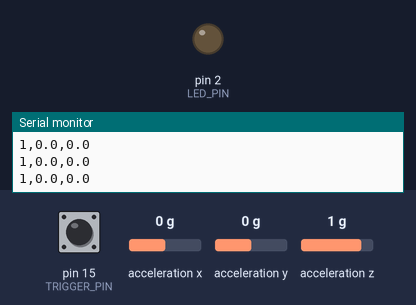
Bench run of a sketch on a simulated Arduino Uno, built with avr-gcc and run on an emulated ATmega328P. Parts: output pins drawn as LEDs (lit = HIGH), the last lines printed to the serial monitor. Wiring (inferred from the names in the program): MPU-6050 motion sensor at I2C address 0x68. Dashed ring = blinking. The test bench sets the inputs (shaded band); at power-on: pin 15 (TRIGGER_PIN) HIGH, acceleration x 0 g, acceleration y 0 g, acceleration z 1 g.

Above: at 1.5 s.
1.6 s: pin 15 (TRIGGER_PIN) pulled LOW for 0.15 s
At 2.27 s:
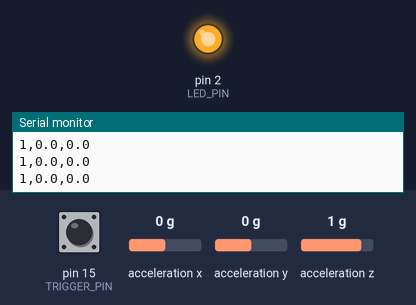
6.8 s: pin 15 (TRIGGER_PIN) pulsed LOW 2 times (0.12 s each, 0.3 s apart)
At 7.77 s:
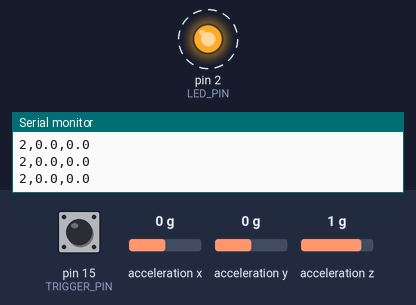
12.2 s: pin 15 (TRIGGER_PIN) pulled LOW for 1 s
At 14.4 s:
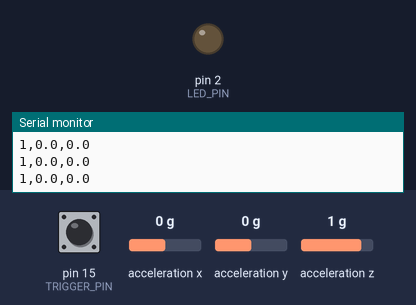
Timing chart, 0 to 15.9 s (numbered marks = the images above; inputs shaded):
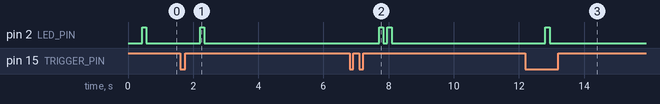

Measured:
- after the input at 1.6 s, pin 2 (LED_PIN): LOW → HIGH after 0.61 s, → LOW 0.13 s later
- after the input at 6.8 s, pin 2 (LED_PIN): alternates HIGH for 0.13 s and LOW for 0.12 s, 4 changes in all, then stays LOW, starting after 0.91 s
- after the input at 12.2 s, pin 2 (LED_PIN): LOW → HIGH after 0.61 s, → LOW 0.13 s later

The sketch:

trigger_cycle_master_glove_v4_verify.ino
```cpp
/******************************************************************************
  Trigger-Cycle Master (glove side) v4 -- ONE MPU6050, ONE trigger, 5 modes,
  DIRECT (non-sequential) mode addressing via tap-count bursts.

  WHAT CHANGED FROM v3 (v2 in old comments below):
    - Added Mode 5: Base rotation. Roll (twisting your wrist, same gesture
      language as the Gripper mode) now drives the NEMA17 base stepper
      clockwise/counter-clockwise. Pitch is unused in this mode, same
      pattern as Gripper.
    - MODE_COUNT bumped 4 -> 5. Tap-count wrap now cycles 1..5 instead of
      1..4, so 5 taps lands on Base directly and 6 taps wraps to Shoulder.

  WHAT CHANGED FROM v1 (kept for history):
    - v1: each tap incremented mode by 1 (1->2->3->1...). To get from Wrist
      back to Elbow you had to cycle all the way around.
    - v2: taps are counted in a burst. You tap N times quickly (within
      TAP_WINDOW_MS of each other), then the code waits for the burst to
      end and jumps STRAIGHT to mode N. No more cycling.
        1 tap  -> Mode 1 (Shoulder)
        2 taps -> Mode 2 (Elbow)
        3 taps -> Mode 3 (Wrist: pitch=Wrist1, roll=Wrist2)
        4 taps -> Mode 4 (Gripper: roll drives gripper open/close)
        5 taps -> Mode 5 (Base: roll drives base rotation CW/ACW)
      6+ taps wraps back around via modulo, so it's forgiving if you
      overshoot -- worst case you just tap again.

    - Added Mode 4: Gripper. Pitch is unused in this mode; roll (twisting
      your wrist) opens/closes the gripper. This mirrors how you'd
      naturally mime "grabbing" with a twist of the hand.

    - NOTE: choreographed demo routines (calibration sweep, wave, breathe,
      pose cycle) are controlled entirely from the arm-side serial monitor
      ('g' = next demo), not from the glove. The glove only ever sends
      gesture packets for modes 1-4 -- there's no 5-tap-for-demo behavior
      here, intentionally, so the glove doesn't have to juggle live control
      and demo triggering at the same time.

  TRADE-OFF TO KNOW: there's a mandatory ~450ms pause after your last tap
  before the mode commits (needed to know the burst is over). If that
  latency bugs you, the more robust upgrade is a physical 3-4 position
  rotary switch wired to spare digital pins -- instant, no ambiguity,
  looks more finished in a demo. Software fix here needs zero new parts.

  RELATIVE CONTROL: unchanged from v1 -- every mode change recenters
  pitch/roll to "wherever your hand already is" so there's no jump.

  PACKET FORMAT sent over Bluetooth (comma-separated, newline-terminated):
      mode,deltaPitch,deltaRoll\n
******************************************************************************/

#include <Wire.h>
#include <SoftwareSerial.h>
#include <math.h>

const int MPU_ADDR = 0x68;

const int TRIGGER_PIN = 15;   // momentary switch to GND, internal pull-up
const int FLEX_PIN    = A0;   // only used if you swap to the flex-sensor line below
const int FLEX_THRESHOLD = 600; // tune once you have a sensor wired

const int LED_PIN = 2; // blinks N times to show current mode

const int BT_RX = 4, BT_TX = 5; // change to match your HC-05/06 wiring
SoftwareSerial BT(BT_RX, BT_TX);

// ---- Mode addressing ----
const int MODE_COUNT = 5; // 1=Shoulder, 2=Elbow, 3=Wrist, 4=Gripper, 5=Base
int mode = 1;

// ---- Tap-count burst detection (replaces v1's simple cycle) ----
bool lastRawPressed = false;
bool debouncedPressed = false;
unsigned long lastEdgeTime = 0;
const unsigned long DEBOUNCE_MS = 40; // kills raw electrical bounce

int tapCount = 0;
unsigned long lastTapTime = 0;
const unsigned long MIN_TAP_GAP_MS = 80;   // ignore taps faster than this (bounce/false retrigger)
const unsigned long TAP_WINDOW_MS  = 450;  // burst ends after this much silence -> commit mode

float centerPitch = 0, centerRoll = 0;

const unsigned long SEND_INTERVAL_MS = 50; // ~20Hz
unsigned long lastSend = 0;

void wakeMPU() {
  Wire.beginTransmission(MPU_ADDR);
  Wire.write(0x6B); // PWR_MGMT_1
  Wire.write(0);
  Wire.endTransmission(true);
}

void readAccel(int16_t &ax, int16_t &ay, int16_t &az) {
  Wire.beginTransmission(MPU_ADDR);
  Wire.write(0x3B);
  Wire.endTransmission(false);
  Wire.requestFrom(MPU_ADDR, 6, true);
  ax = (Wire.read() << 8) | Wire.read();
  ay = (Wire.read() << 8) | Wire.read();
  az = (Wire.read() << 8) | Wire.read();
}

float rollFromAccel(int16_t ay, int16_t az) {
  return atan2((float)ay, (float)az) * 180.0 / PI;
}
float pitchFromAccel(int16_t ax, int16_t ay, int16_t az) {
  return atan2(-(float)ax, sqrt((float)ay * (float)ay + (float)az * (float)az)) * 180.0 / PI;
}

bool readTriggerRaw() {
  // Real button (momentary to GND, pull-up enabled):
  return digitalRead(TRIGGER_PIN) == LOW;

  // NO BUTTON YET? Comment the line above and uncomment this one instead --
  // works with a flex sensor bent past a threshold. Same debounce/tap-count
  // logic downstream handles it exactly the same as a button:
  // return analogRead(FLEX_PIN) > FLEX_THRESHOLD;
}

// ---- Non-blocking mode-confirm blink ----
// v3/v4 used blinkMode() with delay(120) x2 per blink -- for Mode 5 that's
// 1200ms where loop() never reaches the BT.println() below, which blows
// straight past the arm's 500ms STALE_MS and makes it falsely freeze on
// every mode switch. This version blinks in the background instead, so
// gesture packets keep flowing at the normal ~20Hz the whole time.
int blinkRemaining = 0;      // toggles left (2 per blink: on, then off)
bool blinkLedOn = false;
unsigned long blinkLastToggle = 0;
const unsigned long BLINK_HALF_MS = 120;

void requestBlink(int m) {
  blinkRemaining = m * 2;
  blinkLedOn = false;
  digitalWrite(LED_PIN, LOW);
  blinkLastToggle = millis();
}

void serviceBlink() {
  if (blinkRemaining <= 0) return;
  if (millis() - blinkLastToggle >= BLINK_HALF_MS) {
    blinkLedOn = !blinkLedOn;
    digitalWrite(LED_PIN, blinkLedOn ? HIGH : LOW);
    blinkLastToggle = millis();
    blinkRemaining--;
  }
}

void recenter() {
  int16_t ax, ay, az;
  readAccel(ax, ay, az);
  centerPitch = pitchFromAccel(ax, ay, az);
  centerRoll  = rollFromAccel(ay, az);
}

void setup() {
  Serial.begin(9600);
  BT.begin(9600);
  pinMode(TRIGGER_PIN, INPUT_PULLUP);
  pinMode(LED_PIN, OUTPUT);

  Wire.begin();
  delay(200);
  wakeMPU();
  delay(100);

  recenter();
  Serial.println(F("Trigger-cycle master v4 ready. Mode 1 = Shoulder. Tap N times fast to jump to Mode N."));
  requestBlink(mode);
}

void loop() {
  // Serviced every iteration, non-blocking -- keeps ticking during sends/reads below.
  serviceBlink();

  // ---- debounce ----
  bool rawPressed = readTriggerRaw();
  if (rawPressed != lastRawPressed) {
    lastEdgeTime = millis();
    lastRawPressed = rawPressed;
  }
  if ((millis() - lastEdgeTime) > DEBOUNCE_MS && rawPressed != debouncedPressed) {
    debouncedPressed = rawPressed;

    // Count a tap on the press edge, ignoring anything too fast to be a real tap
    if (debouncedPressed && (millis() - lastTapTime) > MIN_TAP_GAP_MS) {
      tapCount++;
      lastTapTime = millis();
    }
  }

  // ---- burst finished? commit directly to mode = tapCount ----
  if (tapCount > 0 && (millis() - lastTapTime) > TAP_WINDOW_MS) {
    int newMode = ((tapCount - 1) % MODE_COUNT) + 1; // 1..MODE_COUNT, wraps if you overshoot
    tapCount = 0;

    if (newMode != mode) {
      mode = newMode;
      recenter(); // fresh baseline for the new mode -- no jump
      Serial.print(F("Mode -> ")); Serial.println(mode);
    }
    requestBlink(mode); // confirms even if you re-tapped into the same mode
  }

  // ---- send at a fixed rate ----
  if (millis() - lastSend < SEND_INTERVAL_MS) return;
  lastSend = millis();

  int16_t ax, ay, az;
  readAccel(ax, ay, az);
  float pitch = pitchFromAccel(ax, ay, az);
  float roll  = rollFromAccel(ay, az);

  float deltaPitch = pitch - centerPitch;
  float deltaRoll  = roll - centerRoll;

  String packet = String(mode) + "," + String(deltaPitch, 1) + "," + String(deltaRoll, 1);
  BT.println(packet);
  Serial.println(packet); // debug
}
```
